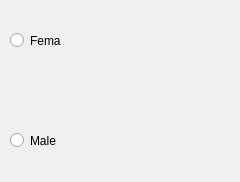
<?xml version="1.0" encoding="UTF-8"?>
<ui version="4.0">
 <class>Form</class>
 <widget class="QWidget" name="Form">
  <property name="geometry">
   <rect>
    <x>0</x>
    <y>0</y>
    <width>240</width>
    <height>182</height>
   </rect>
  </property>
  <property name="windowTitle">
   <string>Form</string>
  </property>
  <widget class="QLabel" name="label">
   <property name="geometry">
    <rect>
     <x>0</x>
     <y>0</y>
     <width>241</width>
     <height>181</height>
    </rect>
   </property>
   <property name="text">
    <string/>
   </property>
   <property name="pixmap">
    <pixmap>../utils/images/bot.gif</pixmap>
   </property>
   <property name="scaledContents">
    <bool>true</bool>
   </property>
  </widget>
  <widget class="QRadioButton" name="radioButton">
   <property name="geometry">
    <rect>
     <x>10</x>
     <y>120</y>
     <width>51</width>
     <height>41</height>
    </rect>
   </property>
   <property name="text">
    <string>Male</string>
   </property>
  </widget>
  <widget class="QRadioButton" name="radioButton_2">
   <property name="geometry">
    <rect>
     <x>10</x>
     <y>30</y>
     <width>51</width>
     <height>21</height>
    </rect>
   </property>
   <property name="text">
    <string>Female</string>
   </property>
  </widget>
 </widget>
 <resources/>
 <connections/>
</ui>
